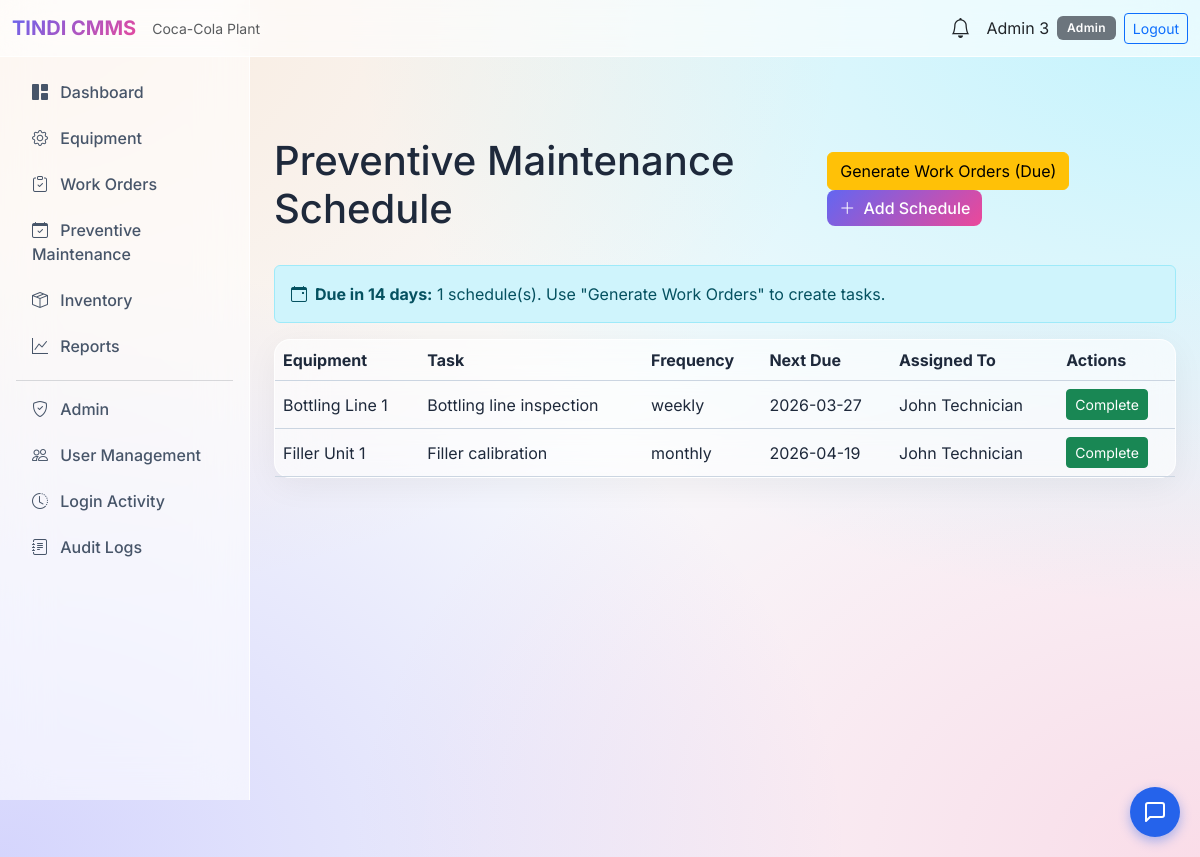
The app's page /maintenance (signed in), older data.
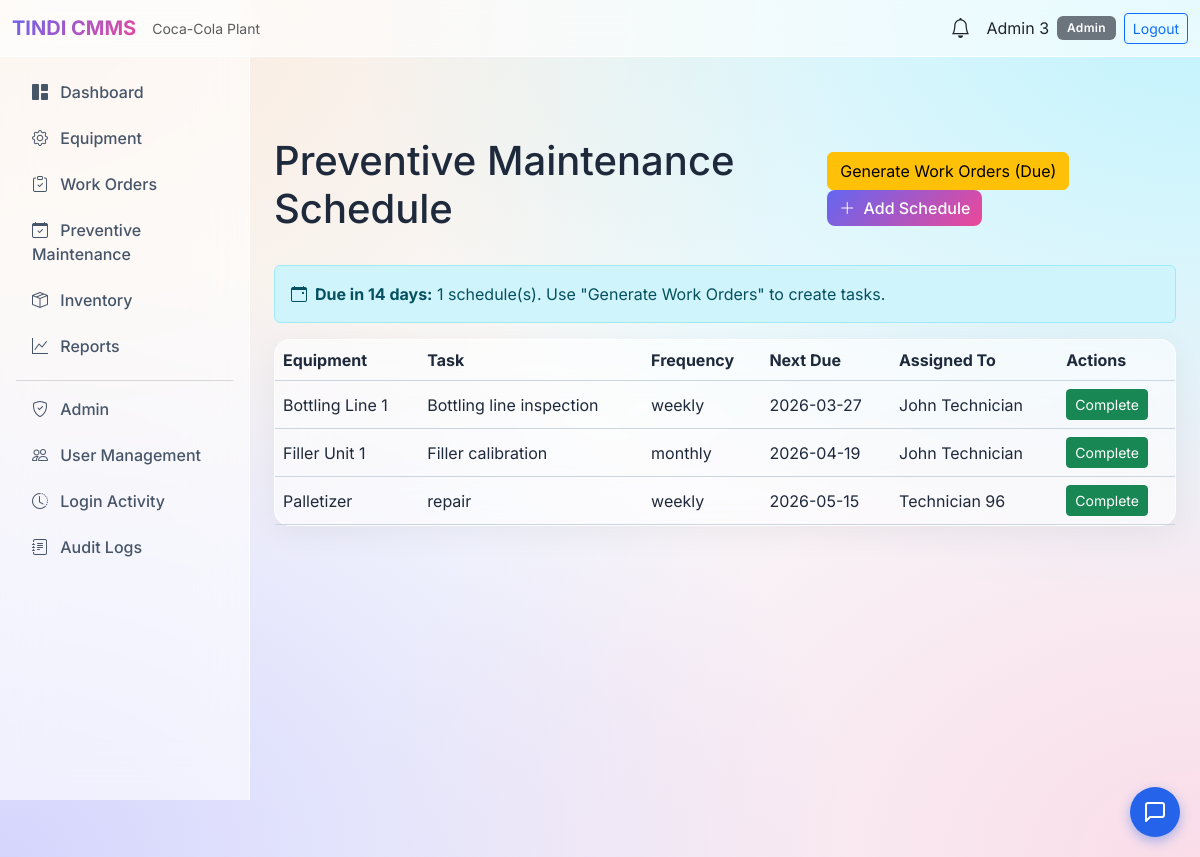
The same page, newer data.
### tables this page shows
CREATE TABLE maintenance_schedule (
    id INTEGER PRIMARY KEY AUTOINCREMENT,
    equipment_id INTEGER NOT NULL,
    task_name TEXT NOT NULL,
    frequency TEXT NOT NULL CHECK(frequency IN ('daily', 'weekly', 'biweekly', 'monthly', 'quarterly', 'annually')),
    next_due_date TEXT NOT NULL,
    last_completed_date TEXT,
    assigned_to INTEGER,
    is_active INTEGER DEFAULT 1,
    notes TEXT,
    created_at TIMESTAMP DEFAULT CURRENT_TIMESTAMP,
    FOREIGN KEY (equipment_id) REFERENCES equipment(id) ON DELETE CASCADE,
    FOREIGN KEY (assigned_to) REFERENCES users(id)
);

CREATE TABLE equipment (
    id INTEGER PRIMARY KEY AUTOINCREMENT,
    name TEXT NOT NULL,
    category TEXT NOT NULL,
    location TEXT,
    status TEXT NOT NULL DEFAULT 'active' CHECK(status IN ('active', 'faulty', 'under_maintenance', 'inactive')),
    qr_code TEXT,
    serial_number TEXT,
    purchase_date TEXT,
    last_maintenance_date TEXT,
    notes TEXT,
    created_at TIMESTAMP DEFAULT CURRENT_TIMESTAMP,
    updated_at TIMESTAMP DEFAULT CURRENT_TIMESTAMP
);

CREATE TABLE users (
    id INTEGER PRIMARY KEY AUTOINCREMENT,
    name TEXT NOT NULL,
    email TEXT UNIQUE NOT NULL,
    password_hash TEXT NOT NULL,
    role TEXT NOT NULL CHECK(role IN ('Admin', 'Maintenance Manager', 'Technician', 'Store Manager')),
    is_active INTEGER DEFAULT 1,
    created_at TIMESTAMP DEFAULT CURRENT_TIMESTAMP,
    updated_at TIMESTAMP DEFAULT CURRENT_TIMESTAMP
, last_login TIMESTAMP, password TEXT);

### app/routes/maintenance_routes.py (the view)
@maintenance_bp.route('')
@login_required
@role_required('Admin', 'Maintenance Manager')
def list_schedules():
    schedules = get_all()
    due_soon = get_due_soon(14)
    today_plus_14 = (datetime.now() + timedelta(days=14)).strftime('%Y-%m-%d')
    return render_template('maintenance/list.html', schedules=schedules, due_soon=due_soon, today_plus_14=today_plus_14)

### app/models/maintenance_schedule.py (called while the page is built)
def get_all():
    return execute_query(
        """SELECT ms.*, e.name as equipment_name, e.location, u.name as assigned_to_name
           FROM maintenance_schedule ms
           LEFT JOIN equipment e ON ms.equipment_id = e.id
           LEFT JOIN users u ON ms.assigned_to = u.id
           WHERE ms.is_active = 1 ORDER BY ms.next_due_date""",
        fetch_all=True
    )

def get_due_soon(days=7):
    return execute_query(
        """SELECT ms.*, e.name as equipment_name FROM maintenance_schedule ms
           LEFT JOIN equipment e ON ms.equipment_id = e.id
           WHERE ms.is_active = 1 AND ms.next_due_date <= date('now', '+{} days') AND ms.next_due_date >= date('now')
           ORDER BY ms.next_due_date""".format(days),
        fetch_all=True
    )

### app/models/notification.py (called while the page is built)
def get_unread(user_id):
    return execute_query(
        "SELECT * FROM notifications WHERE user_id = ? AND is_read = 0 ORDER BY created_at DESC",
        (user_id,), fetch_all=True
    )

### app/models/user.py (called while the page is built)
def get_by_id(user_id):
    return execute_query(
        "SELECT id, name, email, role, is_active FROM users WHERE id = ?",
        (user_id,), fetch_one=True
    )

### templates/maintenance/list.html (shortened to what this page needs)
{% extends "base.html" %}
{% block content %}
<div class="d-flex justify-content-between align-items-center mb-4">
    <h1>Preventive Maintenance Schedule</h1>
    <div>
        <a href="{{ url_for('maintenance.generate_work_orders') }}" class="btn btn-warning me-2">Generate Work Orders (Due)</a>
        <a href="{{ url_for('maintenance.add') }}" class="btn btn-primary"><i class="bi bi-plus-lg me-1"></i> Add Schedule</a>
    </div>
</div>
{% if due_soon %}
<div class="alert alert-info mb-3"><i class="bi bi-calendar-event me-2"></i><strong>Due in 14 days:</strong> {{ due_soon | length }} schedule(s). Use "Generate Work Orders" to create tasks.</div>
{% endif %}
<div class="card">
    <div class="table-responsive">
        <table class="table table-dark table-hover mb-0">
            <thead>
                <tr>
                    <th>Equipment</th>
                    <th>Task</th>
                    <th>Frequency</th>
                    <th>Next Due</th>
                    <th>Assigned To</th>
                    <th>Actions</th>
                </tr>
            </thead>
            <tbody>
                {% for s in schedules %}
                <tr>
                    <td>{{ s.equipment_name }}</td>
                    <td>{{ s.task_name }}</td>
                    <td>{{ s.frequency }}</td>
                    <td>{{ s.next_due_date }}</td>
                    <td>{{ s.assigned_to_name or '-' }}</td>
                    <td>
                        <form method="POST" action="{{ url_for('maintenance.complete', sched_id=s.id) }}" class="d-inline">
                            <button type="submit" class="btn btn-sm btn-success">Complete</button>
                        </form>
                    </td>
                </tr>
                {% else %}
                <tr><td colspan="6" class="text-center text-muted">No preventive maintenance schedules.</td></tr>
                {% endfor %}
            </tbody>
        </table>
    </div>
</div>
{% endblock %}

Row changes from the older to the newer data that the page shows:
added maintenance_schedule: equipment_name "Palletizer", task_name "repair", frequency "weekly", next_due_date "2026-05-15", name "Technician 96"
